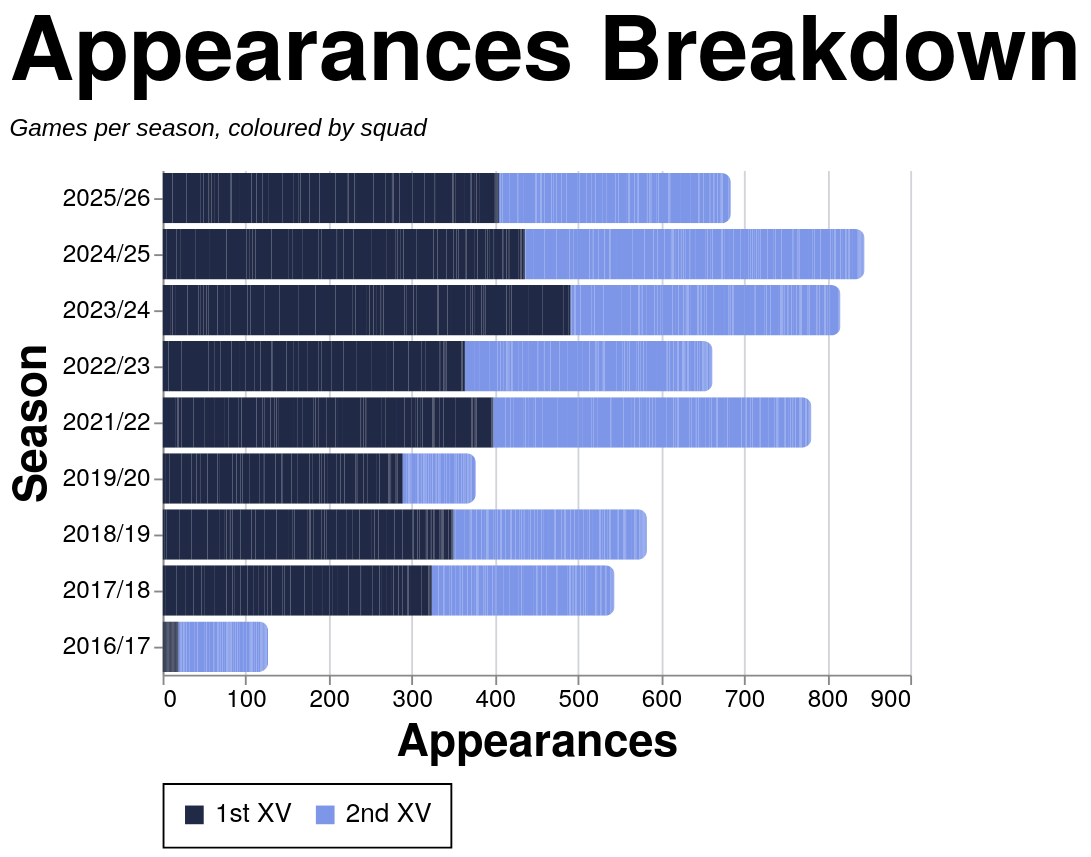

The specification (Vega-Lite) saved for this image:
### Vega-Lite specification from a JSON file in a GitHub repository (floating-point values rounded to 4 significant figures; data arrays with more than 128 entries replaced by an {"elided": "..."} marker saying what was removed)
{"config": {"axis": {"labelFont": "PT Sans Narrow, Helvetica Neue, Helvetica, Arial, sans-serif", "titleFont": "PT Sans Narrow, Helvetica Neue, Helvetica, Arial, sans-serif", "labelFontSize": 13, "titleFontSize": 24, "gridColor": "#202947", "gridOpacity": 0.2, "zindex": 1}, "text": {"font": "Lato, sans-serif"}, "bar": {"cornerRadiusEnd": 5}, "header": {"labelFont": "PT Sans Narrow, Helvetica Neue, Helvetica, Arial, sans-serif", "titleFont": "PT Sans Narrow, Helvetica Neue, Helvetica, Arial, sans-serif", "labelFontSize": 24, "titleFontSize": 28, "labelFontWeight": "bold", "orient": "left"}, "legend": {"labelFont": "PT Sans Narrow, Helvetica Neue, Helvetica, Arial, sans-serif", "titleFont": "PT Sans Narrow, Helvetica Neue, Helvetica, Arial, sans-serif", "labelFontSize": 14, "titleFontSize": 16, "titlePadding": 5, "fillColor": "white", "strokeColor": "black", "padding": 10, "titleFontWeight": "lighter", "titleFontStyle": "italic", "titleColor": "gray", "offset": 10}, "title": {"font": "PT Sans Narrow, Helvetica Neue, Helvetica, Arial, sans-serif", "fontSize": 48, "fontWeight": "bold", "anchor": "start", "align": "center", "titlePadding": 20, "subtitlePadding": 10, "subtitleFontSize": 13, "subtitleColor": "", "subtitleFontStyle": "italic", "offset": 15, "color": "black"}, "axisX": {"labelAngle": 0}, "facet": {"title": null, "header": null, "align": {"row": "each", "column": "each"}}, "resolve": {"scale": {"y": "independent", "facet": "independent"}}, "background": "transparent", "scale": {"offsetBandPaddingOuter": 0.2, "offsetBandPaddingInner": 0.1}, "view": {"stroke": null, "background": "transparent"}}, "data": {"name": "data-cc3023ce36c663dbebdd4481701e2b92"}, "mark": {"type": "bar"}, "encoding": {"color": {"field": "color_value", "legend": {"orient": "bottom", "title": null}, "scale": {"domain": ["1st XV", "2nd XV"], "range": ["#202946", "#7d96e8"]}, "sort": {"field": "sum(apps)", "op": "sum", "order": "descending"}, "type": "nominal"}, "tooltip": [{"field": "player", "title": "Player", "type": "nominal"}, {"field": "season", "title": "Season", "type": "nominal"}, {"field": "color_value", "title": "Group", "type": "nominal"}, {"aggregate": "sum", "field": "apps", "title": "Appearances", "type": "quantitative"}], "x": {"aggregate": "sum", "field": "apps", "title": "Appearances", "type": "quantitative"}, "y": {"field": "season", "sort": {"field": "season_sort", "op": "max", "order": "descending"}, "title": "Season", "type": "nominal"}}, "height": {"step": 30}, "title": {"text": "Appearances Breakdown", "subtitle": "Games per season, coloured by squad"}, "width": 400, "$schema": "https://vega.github.io/schema/vega-lite/v5.20.1.json", "datasets": {"data-cc3023ce36c663dbebdd4481701e2b92": {"elided": "2502 records"}}}
